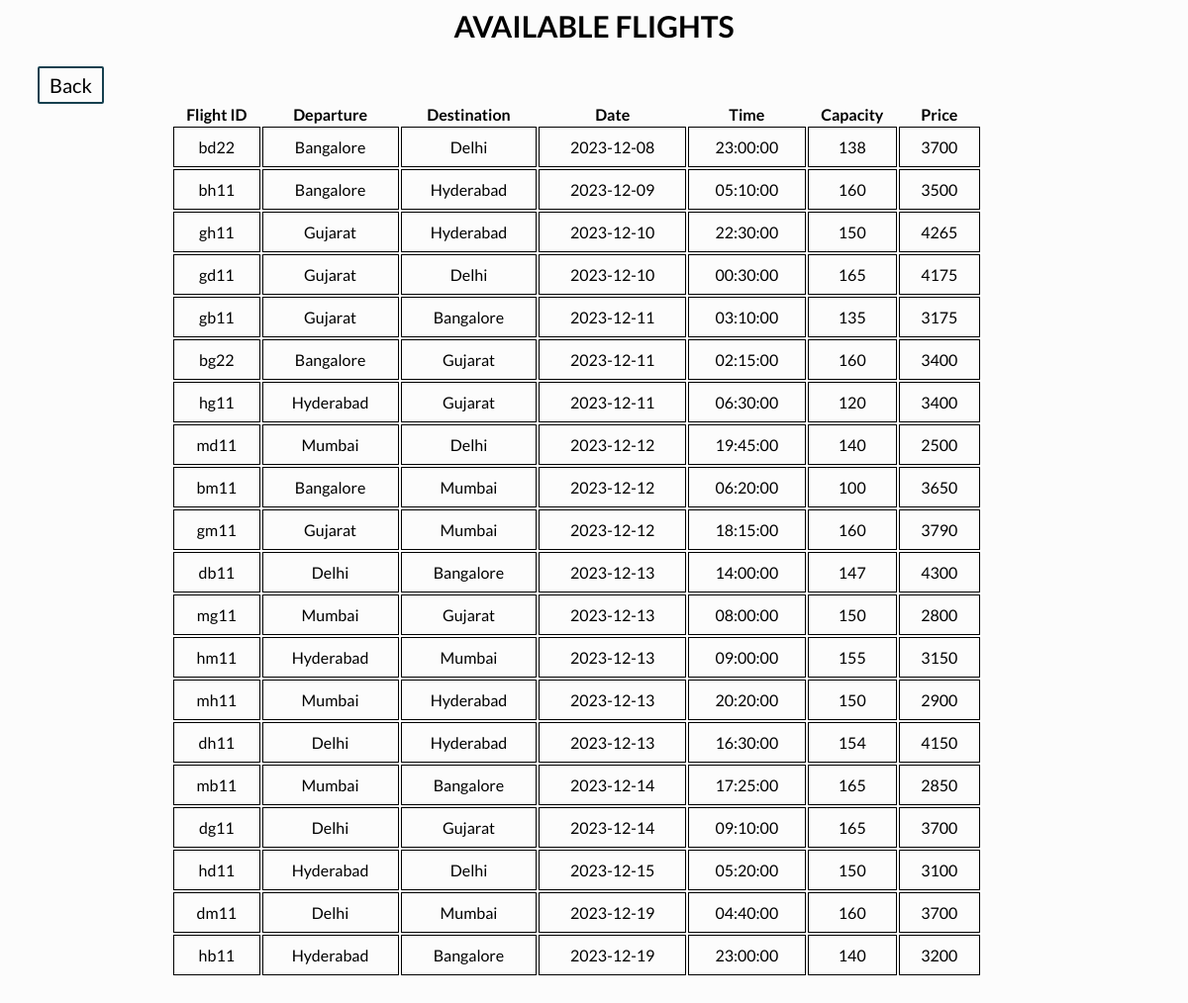
/allflights.php, run on the app's committed database.
### tables this page shows
CREATE TABLE `flights` (
  `flightID` varchar(20) NOT NULL,
  `departure` varchar(20) NOT NULL,
  `destination` varchar(20) NOT NULL,
  `Date` date NOT NULL,
  `Time` time NOT NULL,
  `Capacity` int(11) NOT NULL,
  `Price` int(11) NOT NULL
);

### allflights.php (the view, shortened to what this page needs)
<?php
	include 'connection.php';
	$query = "select * from flights order by Date asc";
	$result= mysqli_query($conn, $query);
	$num_of_rows = mysqli_num_rows($result);
	if ($num_of_rows >= 1)
	{
		echo "<p>AVAILABLE FLIGHTS</p>";
		echo "<a href='profile.php'>Back</a>";
		echo '<table>';
		echo '<tr><th>Flight ID</th>';
		echo '<th>Departure</th>';
		echo '<th>Destination</th>';
		echo '<th>Date</th>';
		echo '<th>Time</th>';
		echo "<th>Capacity</th>";
		echo '<th>Price</th>';
		echo '</tr>';
		while($row=mysqli_fetch_assoc($result))
    	{
    		echo "<form method = 'POST'> ";
    		echo "<tr>";
        	echo "<td>".$row['flightID'].'</td>';
        	echo "<td>".$row['departure']."</td>";
        	echo "<td>".$row['destination']."</td>";
        	echo "<td>".$row['Date']."</td>";
        	echo "<td>".$row['Time']."</td>";
        	echo "<td>".$row['Capacity']."</td>";
        	echo "<td>".$row['Price']."</td>";
        	echo "</tr>";
    	}
    	echo "</table><br>";
	}
	else{
		echo '<div class="flight">Sorry! No Flights available...</div>';
	}
?>
<!DOCTYPE html>
<html>
<head>
</head>
<body>
</body>
</html>

### allflights.php (style rules this page uses)
* { font-family: Lato; }
body { background-size: cover; background-repeat: no-repeat; background-attachment: fixed; background-image:linear-gradient(rgba(250,250,250,0.6),rgba(250,250,250,0.6)) ,url(images/408134.jpg); }
p { width: 100%; text-align: center; font-size: 30px; font-weight: bold; }
td { border:0.2px solid black; padding: 10px; }
table { padding: 5px; width: 70%; text-align: center; margin-left: 160px; }
a { text-decoration:none; font-size: 20px; color: black; border:2px solid #16404F; border-radius: 2px; padding:5px 10px; margin-left: 30px; }

### data on the page
flights: flightID "bd22", departure "Bangalore", destination "Delhi", Date "2023-12-08", Time "23:00:00", Capacity "138", Price "3700"
flights: flightID "bh11", departure "Bangalore", destination "Hyderabad", Date "2023-12-09", Time "05:10:00", Capacity "160", Price "3500"
flights: flightID "gh11", departure "Gujarat", destination "Hyderabad", Date "2023-12-10", Time "22:30:00", Capacity "150", Price "4265"
flights: flightID "gd11", departure "Gujarat", destination "Delhi", Date "2023-12-10", Time "00:30:00", Capacity "165", Price "4175"
flights: flightID "gb11", departure "Gujarat", destination "Bangalore", Date "2023-12-11", Time "03:10:00", Capacity "135", Price "3175"
flights: flightID "bg22", departure "Bangalore", destination "Gujarat", Date "2023-12-11", Time "02:15:00", Capacity "160", Price "3400"
flights: flightID "hg11", departure "Hyderabad", destination "Gujarat", Date "2023-12-11", Time "06:30:00", Capacity "120", Price "3400"
flights: flightID "md11", departure "Mumbai", destination "Delhi", Date "2023-12-12", Time "19:45:00", Capacity "140", Price "2500"
flights: flightID "bm11", departure "Bangalore", destination "Mumbai", Date "2023-12-12", Time "06:20:00", Capacity "100", Price "3650"
flights: flightID "gm11", departure "Gujarat", destination "Mumbai", Date "2023-12-12", Time "18:15:00", Capacity "160", Price "3790"
flights: flightID "db11", departure "Delhi", destination "Bangalore", Date "2023-12-13", Time "14:00:00", Capacity "147", Price "4300"
flights: flightID "mg11", departure "Mumbai", destination "Gujarat", Date "2023-12-13", Time "08:00:00", Capacity "150", Price "2800"
flights: flightID "hm11", departure "Hyderabad", destination "Mumbai", Date "2023-12-13", Time "09:00:00", Capacity "155", Price "3150"
flights: flightID "mh11", departure "Mumbai", destination "Hyderabad", Date "2023-12-13", Time "20:20:00", Capacity "150", Price "2900"
flights: flightID "dh11", departure "Delhi", destination "Hyderabad", Date "2023-12-13", Time "16:30:00", Capacity "154", Price "4150"
flights: flightID "mb11", departure "Mumbai", destination "Bangalore", Date "2023-12-14", Time "17:25:00", Capacity "165", Price "2850"
flights: flightID "dg11", departure "Delhi", destination "Gujarat", Date "2023-12-14", Time "09:10:00", Capacity "165", Price "3700"
flights: flightID "hd11", departure "Hyderabad", destination "Delhi", Date "2023-12-15", Time "05:20:00", Capacity "150", Price "3100"
flights: flightID "dm11", departure "Delhi", destination "Mumbai", Date "2023-12-19", Time "04:40:00", Capacity "160", Price "3700"
flights: flightID "hb11", departure "Hyderabad", destination "Bangalore", Date "2023-12-19", Time "23:00:00", Capacity "140", Price "3200"
